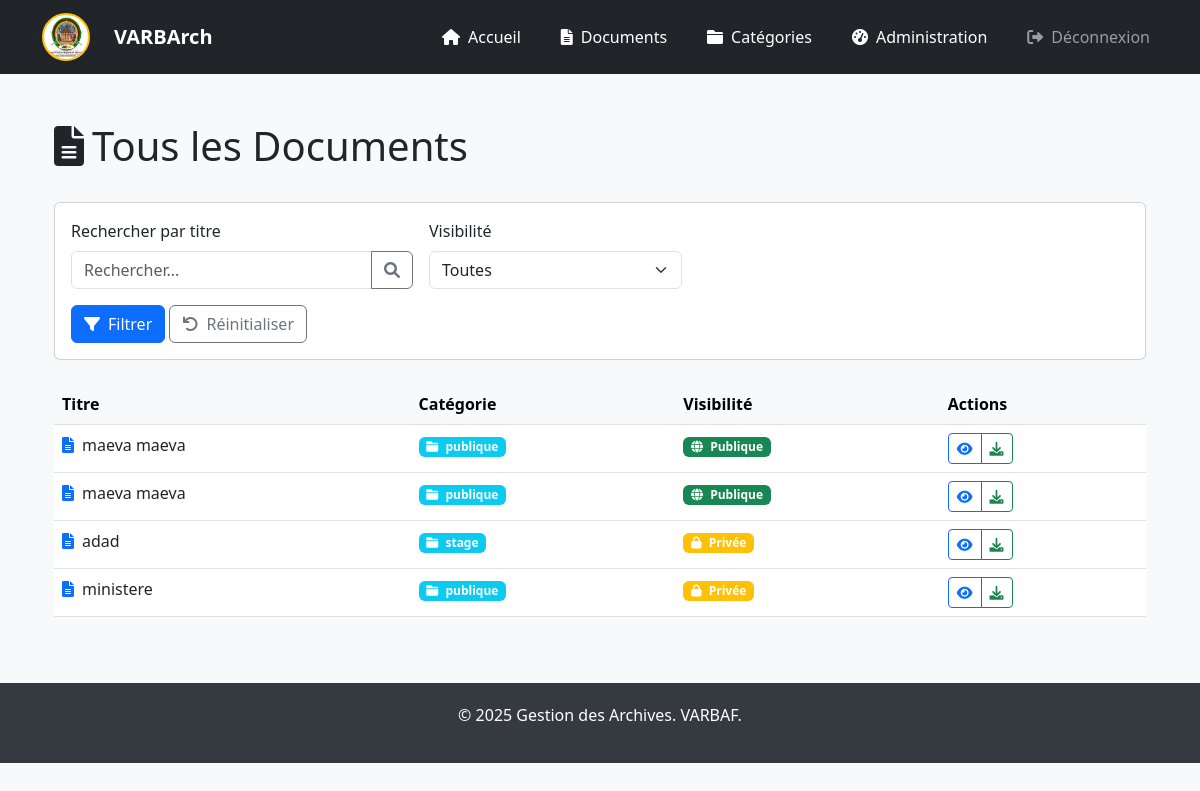
The app's page /documents/ (signed in) with its own data.
### archivage/models.py (models this page shows, shortened)
class Document(models.Model):
    VISIBILITE_CHOICES = [
        ('publique', 'Publique'),
        ('privee', 'Privée'),
    ]
    titre = models.CharField(max_length=200, verbose_name="Titre du document")
    categorie = models.ForeignKey(Categorie, on_delete=models.CASCADE, related_name="documents", verbose_name="Catégorie")
    fichier = models.FileField(upload_to="documents/", verbose_name="Fichier")
    date_creation = models.DateTimeField(auto_now_add=True, verbose_name="Date de création")
    date_modification = models.DateTimeField(auto_now=True, verbose_name="Date de modification")
    description = models.TextField(blank=True, null=True, verbose_name="Description")
    responsable = models.CharField(max_length=100, verbose_name="Responsable")
    visibilite = models.CharField(max_length=20, choices=VISIBILITE_CHOICES, default='publique', verbose_name="Visibilité")

class Categorie(models.Model):
    nom = models.CharField(max_length=100, verbose_name="Nom de la catégorie")
    description = models.TextField(blank=True, null=True, verbose_name="Description")

### archivage/views.py (the view)
# urls.py: path('documents/', views.documents, name='documents'),
def documents(request):
    query = request.GET.get('q', '')
    categorie_id = request.GET.get('categorie')
    visibilite = request.GET.get('visibilite')
    if request.user.is_authenticated:
        documents = Document.objects.all()
    else:
        documents = Document.objects.filter(visibilite='publique')
    if query:
        documents = documents.filter(
            Q(titre__icontains=query) |
            Q(description__icontains=query) |
            Q(categorie__nom__icontains=query)
        )
    if categorie_id:
        documents = documents.filter(categorie_id=categorie_id)
    if visibilite:
        if not request.user.is_authenticated and visibilite == 'privee':
            messages.warning(request, "Vous devez être connecté pour voir les documents privés.")
            documents = documents.none()
        else:
            documents = documents.filter(visibilite=visibilite)
    categories = Categorie.objects.all()
    context = {
        'documents': documents,
        'categories': categories,
        'query': query,
        'categorie_selectionnee': str(categorie_id) if categorie_id else '',
        'visibilite_selectionnee': visibilite,
        'peut_voir_prives': request.user.is_authenticated
    }
    return render(request, 'archivage/documents.html', context)

### archivage/templates/archivage/documents.html (shortened to what this page needs)
{% extends 'base.html' %}
{% block content %}
<div class="container mt-4">
    <div class="d-flex justify-content-between align-items-center mb-4">
        <h1>
            {% if request.GET.visibilite == 'publique' %}
            <i class="fas fa-globe text-info me-2"></i>Documents Publics
            {% elif request.GET.visibilite == 'privee' %}
            <i class="fas fa-lock text-warning me-2"></i>Documents Privés
            {% else %}
            <i class="fas fa-file-alt me-2"></i>Tous les Documents
            {% endif %}
        </h1>
    </div>
    <div class="card mb-4">
        <div class="card-body">
            <form method="get" class="row g-3 align-items-end">
                <div class="col-md-4">
                    <label for="q" class="form-label">Rechercher par titre</label>
                    <div class="input-group">
                        <input type="text" class="form-control" id="q" name="q" value="{{ request.GET.q }}"
                            placeholder="Rechercher...">
                        <button class="btn btn-outline-secondary" type="submit">
                            <i class="fas fa-search"></i>
                        </button>
                    </div>
                </div>
                <div class="col-md-3">
                    <label for="visibilite" class="form-label">Visibilité</label>
                    <select class="form-select" id="visibilite" name="visibilite">
                        <option value="" {% if not request.GET.visibilite %}selected{% endif %}>Toutes</option>
                    </select>
                </div>
                <div class="col-12 mt-3">
                    <button type="submit" class="btn btn-primary">
                        <i class="fas fa-filter me-2"></i>Filtrer
                    </button>
                    <a href="{% url 'documents' %}" class="btn btn-outline-secondary">
                        <i class="fas fa-undo me-2"></i>Réinitialiser
                    </a>
                </div>
            </form>
        </div>
    </div>
    {% if documents %}
    <div class="table-responsive">
        <table class="table table-hover">
            <thead class="table-light">
                <tr>
                    <th>Titre</th>
                    <th>Catégorie</th>
                    <th>Visibilité</th>
                    <th>Actions</th>
                </tr>
            </thead>
            <tbody>
                {% for document in documents %}
                <tr>
                    <td>
                        <div class="d-flex align-items-center">
                            <i class="fas fa-file-alt text-primary me-2"></i>
                            {{ document.titre }}
                        </div>
                    </td>
                    <td>
                        <span class="badge bg-info">
                            <i class="fas fa-folder me-1"></i>
                            {{ document.categorie.nom }}
                        </span>
                    </td>
                    <td>
                        <span
                            class="badge {% if document.visibilite == 'publique' %}bg-success{% else %}bg-warning{% endif %}">
                            <i
                                class="fas fa-{% if document.visibilite == 'publique' %}globe{% else %}lock{% endif %} me-1"></i>
                            {{ document.get_visibilite_display }}
                        </span>
                    </td>
                    <td>
                        <div class="btn-group">
                            <a href="{{ document.fichier.url }}" class="btn btn-sm btn-outline-primary" target="_blank"
                                title="Voir">
                                <i class="fas fa-eye"></i>
                            </a>
                            <a href="{% url 'telecharger_document' document.id %}"
                                class="btn btn-sm btn-outline-success" title="Télécharger">
                                <i class="fas fa-download"></i>
                            </a>
                        </div>
                    </td>
                </tr>
                {% endfor %}
            </tbody>
        </table>
    </div>
    {% else %}
    <div class="alert alert-info">
        <i class="fas fa-info-circle me-2"></i>Aucun document trouvé.
    </div>
    {% endif %}
</div>
{% endblock %}

### archivage/templates/base.html (style rules this page uses)
body { background-color: #f8f9fa; }

### records on screen
Document: titre "maeva maeva", categorie.nom "publique", visibilite "Publique"
Document: titre "maeva maeva", categorie.nom "publique", visibilite "Publique"
Document: titre "adad", categorie.nom "stage", visibilite "Privée"
Document: titre "ministere", categorie.nom "publique", visibilite "Privée"
